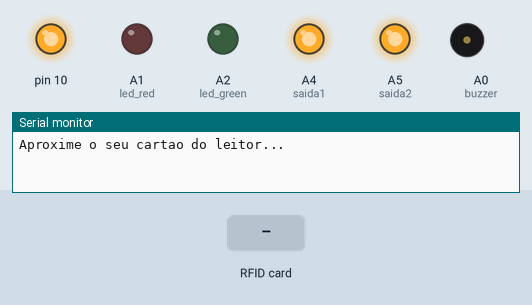
The sketch below on a simulated Arduino Uno, built with avr-gcc and run on an emulated ATmega328P. Parts: output pins drawn as LEDs (lit = HIGH), buzzer (waves = sounding, pin HIGH), the last lines printed to the serial monitor. The test bench sets the inputs (shaded band).

Above: at 1.2 s.
1.3 s: RFID card 33 D6 F2 18 held to the reader
At 4.1 s:
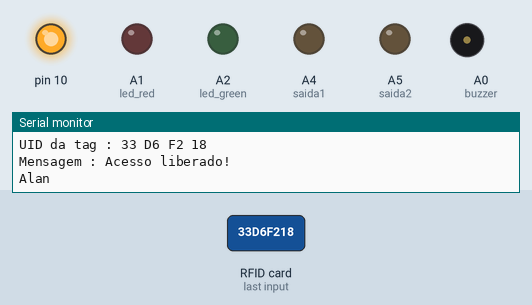
4.3 s: RFID card 5E 7A 19 C4 held to the reader
At 4.9 s:
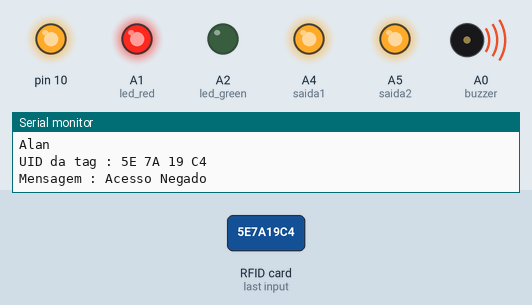
6.6 s: RFID card 16 5E 87 F9 held to the reader
At 7.1 s:
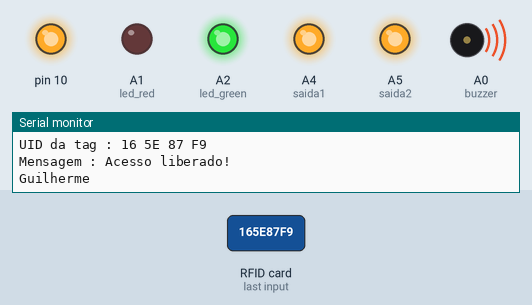
Timing chart, 0 to 11.1 s (numbered marks = the images above; inputs shaded):
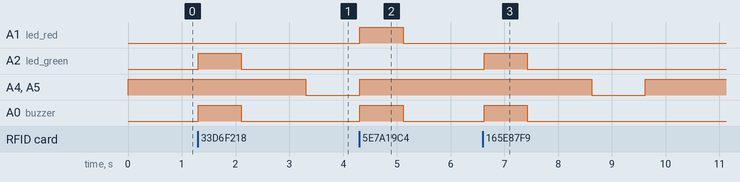

Measured:
- after the input at 1.3 s, A2 (led_green), A0 (buzzer): LOW → HIGH at once, → LOW 0.80 s later; A4 (saida1), A5 (saida2): HIGH → LOW after 2.0 s
- after the input at 4.3 s, A1 (led_red), A0 (buzzer): LOW → HIGH at once, → LOW 0.80 s later
- after the input at 6.6 s, A2 (led_green), A0 (buzzer): LOW → HIGH at once, → LOW 0.80 s later; A4 (saida1), A5 (saida2): HIGH → LOW after 2.0 s, → HIGH 1.0 s later

The sketch:

arduino089_2.ino
```cpp
// --- Bibliotecas Auxiliares ---
#include <SPI.h>
#include <MFRC522.h>

// --- Mapeamento de Hardware ---
#define   SS_PIN     4
#define   RST_PIN    8
#define   led_green  A2
#define   led_red    A1
#define   buzzer     A0
#define   saida1     A4
#define   saida2     A5

MFRC522 mfrc522(SS_PIN, RST_PIN);   // Cria instância com MFRC522


// --- Protótipo das Funções Auxiliares ---
void rfid_func();                            //Função para identificação das tags RFID


// --- Variáveis Globais ---
char st[20];


// --- Configurações Iniciais ---
void setup()
{

  pinMode(led_green, OUTPUT);
  pinMode(led_red,   OUTPUT);
  pinMode(buzzer,    OUTPUT);
  pinMode(saida1, OUTPUT);
  pinMode(saida2, OUTPUT);
  //saídas iniciam desligadas
  digitalWrite(saida1, HIGH);
  digitalWrite(saida2, HIGH);

  Serial.begin(9600);   // Inicia comunicação Serial em 9600 baud rate
  SPI.begin();          // Inicia comunicação SPI bus
  mfrc522.PCD_Init();   // Inicia MFRC522

  Serial.println("Aproxime o seu cartao do leitor...");
  Serial.println();

  //saídas iniciam desligadas
  digitalWrite(led_green, LOW);
  digitalWrite(led_red,   LOW);
  digitalWrite(buzzer,    LOW);


} //end setup


// --- Loop Infinito ---
void loop()
{

  rfid_func();   //chama função para identificação de tags RFID


} //end loop


// === Funções Auxiliares ===
void rfid_func()                            //Função para identificação das tags RFID
{
  // -- Verifica novas tags --
  if ( ! mfrc522.PICC_IsNewCardPresent())
  {
    return;
  }
  // Seleciona um dos cartões
  if ( ! mfrc522.PICC_ReadCardSerial())
  {
    return;
  }

  // Mostra UID na serial
  Serial.print("UID da tag :");
  String conteudo = "";
  byte letra;
  for (byte i = 0; i < mfrc522.uid.size; i++)
  {
    Serial.print(mfrc522.uid.uidByte[i] < 0x10 ? " 0" : " ");
    Serial.print(mfrc522.uid.uidByte[i], HEX);
    conteudo.concat(String(mfrc522.uid.uidByte[i] < 0x10 ? " 0" : " "));
    conteudo.concat(String(mfrc522.uid.uidByte[i], HEX));
  }
  Serial.println();
  Serial.print("Mensagem : ");
  conteudo.toUpperCase();


  if (conteudo.substring(1) == "33 D6 F2 18") //tag Chaveiro para liberar acesso
  {
    Serial.println("Acesso liberado!");
    Serial.println("Alan");
    Serial.println();

    // Aciona LED verde e buzzer
    digitalWrite(led_green, HIGH);
    digitalWrite(buzzer,    HIGH);
    delay(800);
    digitalWrite(led_green,  LOW);
    digitalWrite(buzzer,     LOW);
    delay(1200);

    digitalWrite(saida1, LOW);
    digitalWrite(saida2, LOW);
    delay(1000);
    digitalWrite(saida1, HIGH);
    digitalWrite(saida2, HIGH);
  }else if (conteudo.substring(1) == "16 5E 87 F9") //tag Chaveiro para liberar acesso
  {
    Serial.println("Acesso liberado!");
    Serial.println("Guilherme");
    Serial.println();

    // Aciona LED verde e buzzer
    digitalWrite(led_green, HIGH);
    digitalWrite(buzzer,    HIGH);
    delay(800);
    digitalWrite(led_green,  LOW);
    digitalWrite(buzzer,     LOW);
    delay(1200);

    digitalWrite(saida1, LOW);
    digitalWrite(saida2, LOW);
    delay(1000);
    digitalWrite(saida1, HIGH);
    digitalWrite(saida2, HIGH);
  }else if (conteudo.substring(1) == "95 18 59 1E") //tag Chaveiro para liberar acesso
  {
    Serial.println("Acesso liberado!");
    Serial.println("Gilseu");
    Serial.println();

    // Aciona LED verde e buzzer
    digitalWrite(led_green, HIGH);
    digitalWrite(buzzer,    HIGH);
    delay(800);
    digitalWrite(led_green,  LOW);
    digitalWrite(buzzer,     LOW);
    delay(1200);

    digitalWrite(saida1, LOW);
    digitalWrite(saida2, LOW);
    delay(1000);
    digitalWrite(saida1, HIGH);
    digitalWrite(saida2, HIGH);


  }else if (conteudo.substring(1) == "54 32 68 17") //tag Chaveiro para liberar acesso
  {
    Serial.println("Acesso liberado!");
    Serial.println("Painelista");
    Serial.println();

    // Aciona LED verde e buzzer
    digitalWrite(led_green, HIGH);
    digitalWrite(buzzer,    HIGH);
    delay(800);
    digitalWrite(led_green,  LOW);
    digitalWrite(buzzer,     LOW);
    delay(1200);

    digitalWrite(saida1, LOW);
    digitalWrite(saida2, LOW);
    delay(1000);
    digitalWrite(saida1, HIGH);
    digitalWrite(saida2, HIGH);
  }else if (conteudo.substring(1) == "C4 73 88 16") //tag Chaveiro para liberar acesso
  {
    Serial.println("Acesso liberado!");
    Serial.println("Painelista");
    Serial.println();

    // Aciona LED verde e buzzer
    digitalWrite(led_green, HIGH);
    digitalWrite(buzzer,    HIGH);
    delay(800);
    digitalWrite(led_green,  LOW);
    digitalWrite(buzzer,     LOW);
    delay(1200);

    digitalWrite(saida1, LOW);
    digitalWrite(saida2, LOW);
    delay(1000);
    digitalWrite(saida1, HIGH);
    digitalWrite(saida2, HIGH);
  }else if (conteudo.substring(1) == "95 DE 8C 1F") //tag Chaveiro para liberar acesso
  {
    Serial.println("Acesso liberado!");
    Serial.println("Painelista");
    Serial.println();

    // Aciona LED verde e buzzer
    digitalWrite(led_green, HIGH);
    digitalWrite(buzzer,    HIGH);
    delay(800);
    digitalWrite(led_green,  LOW);
    digitalWrite(buzzer,     LOW);
    delay(1200);

    digitalWrite(saida1, LOW);
    digitalWrite(saida2, LOW);
    delay(1000);
    digitalWrite(saida1, HIGH);
    digitalWrite(saida2, HIGH);
  }else if (conteudo.substring(1) == "18 21 29 2D") //tag Chaveiro para liberar acesso
  {
    Serial.println("Acesso liberado!");
    Serial.println("Painelista");
    Serial.println();

    // Aciona LED verde e buzzer
    digitalWrite(led_green, HIGH);
    digitalWrite(buzzer,    HIGH);
    delay(800);
    digitalWrite(led_green,  LOW);
    digitalWrite(buzzer,     LOW);
    delay(1200);

    digitalWrite(saida1, LOW);
    digitalWrite(saida2, LOW);
    delay(1000);
    digitalWrite(saida1, HIGH);
    digitalWrite(saida2, HIGH);
  }else if (conteudo.substring(1) == "44 C7 B3 17") //tag Chaveiro para liberar acesso
  {
    Serial.println("Acesso liberado!");
    Serial.println("Painelista");
    Serial.println();

    // Aciona LED verde e buzzer
    digitalWrite(led_green, HIGH);
    digitalWrite(buzzer,    HIGH);
    delay(800);
    digitalWrite(led_green,  LOW);
    digitalWrite(buzzer,     LOW);
    delay(1200);

    digitalWrite(saida1, LOW);
    digitalWrite(saida2, LOW);
    delay(1000);
    digitalWrite(saida1, HIGH);
    digitalWrite(saida2, HIGH);
  }else if (conteudo.substring(1) == "18 9F 1E 2D") //tag Chaveiro para liberar acesso
  {
    Serial.println("Acesso liberado!");
    Serial.println("Painelista");
    Serial.println();

    // Aciona LED verde e buzzer
    digitalWrite(led_green, HIGH);
    digitalWrite(buzzer,    HIGH);
    delay(800);
    digitalWrite(led_green,  LOW);
    digitalWrite(buzzer,     LOW);
    delay(1200);

    digitalWrite(saida1, LOW);
    digitalWrite(saida2, LOW);
    delay(1000);
    digitalWrite(saida1, HIGH);
    digitalWrite(saida2, HIGH);
  }else if (conteudo.substring(1) == "D4 A8 CF 16") //tag Chaveiro para liberar acesso
  {
    Serial.println("Acesso liberado!");
    Serial.println("Painelista");
    Serial.println();

    // Aciona LED verde e buzzer
    digitalWrite(led_green, HIGH);
    digitalWrite(buzzer,    HIGH);
    delay(800);
    digitalWrite(led_green,  LOW);
    digitalWrite(buzzer,     LOW);
    delay(1200);

    digitalWrite(saida1, LOW);
    digitalWrite(saida2, LOW);
    delay(1000);
    digitalWrite(saida1, HIGH);
    digitalWrite(saida2, HIGH);
  }else if (conteudo.substring(1) == "5C 7C FE 37") //tag Chaveiro para liberar acesso
  {
    Serial.println("Acesso liberado!");
    Serial.println("Tag");
    Serial.println();

    // Aciona LED verde e buzzer
    digitalWrite(led_green, HIGH);
    digitalWrite(buzzer,    HIGH);
    delay(800);
    digitalWrite(led_green,  LOW);
    digitalWrite(buzzer,     LOW);
    delay(1200);

    digitalWrite(saida1, LOW);
    digitalWrite(saida2, LOW);
    delay(1000);
    digitalWrite(saida1, HIGH);
    digitalWrite(saida2, HIGH);
  }else if (conteudo.substring(1) == "B7 5E 85 B3") //tag Chaveiro para liberar acesso
  {
    Serial.println("Acesso liberado!");
    Serial.println("Tag");
    Serial.println();

    // Aciona LED verde e buzzer
    digitalWrite(led_green, HIGH);
    digitalWrite(buzzer,    HIGH);
    delay(800);
    digitalWrite(led_green,  LOW);
    digitalWrite(buzzer,     LOW);
    delay(1200);

    digitalWrite(saida1, LOW);
    digitalWrite(saida2, LOW);
    delay(1000);
    digitalWrite(saida1, HIGH);
    digitalWrite(saida2, HIGH);
  }else if (conteudo.substring(1) == "B9 E1 77 C1") //tag Chaveiro para liberar acesso
  {
    Serial.println("Acesso liberado!");
    Serial.println("Tag   ");
    Serial.println();

    // Aciona LED verde e buzzer
    digitalWrite(led_green, HIGH);
    digitalWrite(buzzer,    HIGH);
    delay(800);
    digitalWrite(led_green,  LOW);
    digitalWrite(buzzer,     LOW);
    delay(1200);

    digitalWrite(saida1, LOW);
    digitalWrite(saida2, LOW);
    delay(1000);
    digitalWrite(saida1, HIGH);
    digitalWrite(saida2, HIGH);
  }


  else if(conteudo.substring(1) != "33 D6 F2 18") //outras tags
  {
    Serial.println("Acesso Negado");
    Serial.println();

    // Aciona LED vermelho e buzzer
    digitalWrite(led_red,   HIGH);
    digitalWrite(buzzer,    HIGH);
    delay(800);
    digitalWrite(led_red,    LOW);
    digitalWrite(buzzer,     LOW);
    delay(1200);

  }


} //end rfid_func
```
